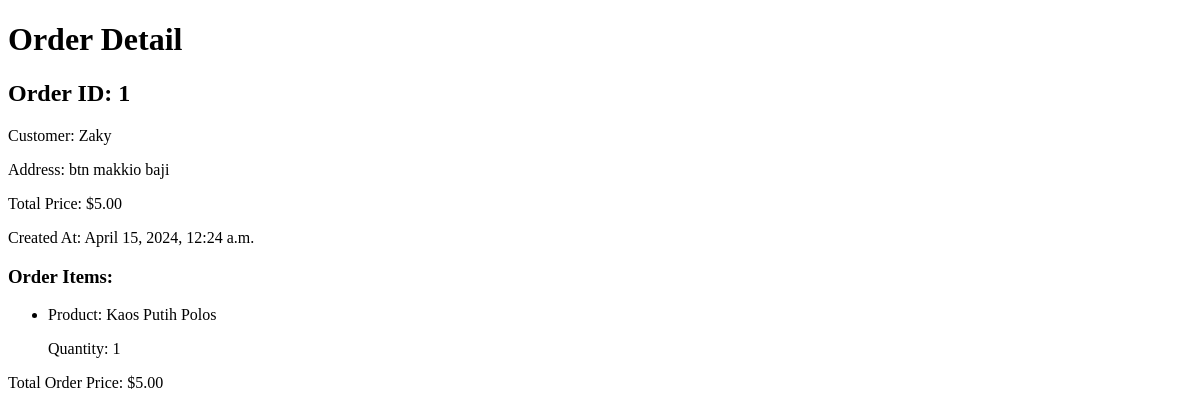
The page /orders/1/ on the database as committed earlier.
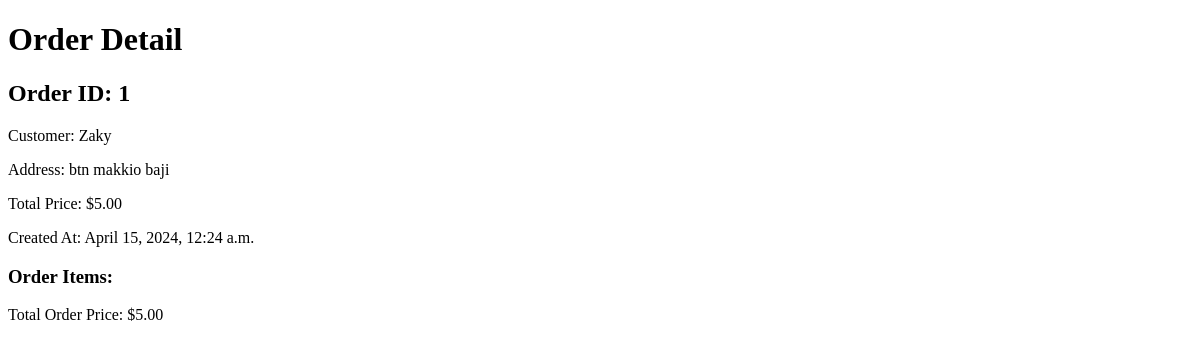
The same page on the database as committed later.
### accounts/models.py (models this page shows, shortened)
class Order(models.Model):
    customer_name = models.CharField(max_length=100)
    phone_number = models.CharField(max_length=20)
    address = models.TextField()
    products = models.ManyToManyField(Product, through='OrderItem')
    total_price = models.DecimalField(max_digits=10, decimal_places=2, default=0)
    created_at = models.DateTimeField(default=timezone.now)

class OrderItem(models.Model):
    order = models.ForeignKey(Order, on_delete=models.CASCADE)
    product = models.ForeignKey(Product, on_delete=models.CASCADE)
    quantity = models.IntegerField(default=1)  # Adding the quantity field
    subtotal = models.DecimalField(max_digits=10, decimal_places=2, default=0)  # Calculated subtotal based on quantity and product price

class Product(models.Model):
    name = models.CharField(max_length=200)
    category = models.ForeignKey(Category, on_delete=models.CASCADE)
    price = models.DecimalField(max_digits=10, decimal_places=2)
    description = models.TextField()
    image = models.ImageField(upload_to='product_images/')

### accounts/views.py (the view)
# urls.py: path('orders/<int:order_id>/', views.order_detail, name='order_detail'),
def order_detail(request, order_id):
    order = get_object_or_404(Order, id=order_id)
    return render(request, 'order_detail.html', {'order': order})

### templates/order_detail.html (shortened to what this page needs)
<!DOCTYPE html>
<html lang="en">
<head>
</head>
<body>
    <h1>Order Detail</h1>
    <h2>Order ID: {{ order.id }}</h2>
    <p>Customer: {{ order.customer_name }}</p>
    <p>Address: {{ order.address }}</p>
    <p>Total Price: ${{ order.total_price }}</p>
    <p>Created At: {{ order.created_at }}</p>
    <h3>Order Items:</h3>
    <ul>
        {% for order_item in order.orderitem_set.all %}
            <li>
                <p>Product: {{ order_item.product.name }}</p>
                <p>Quantity: {{ order_item.quantity }}</p>
            </li>
        {% endfor %}
    </ul>
    <p>Total Order Price: ${{ order.total_price }}</p>
</body>
</html>

Rows that differ between the two databases and show on the page:
removed OrderItem: product.name "Kaos Putih Polos", quantity "1"
